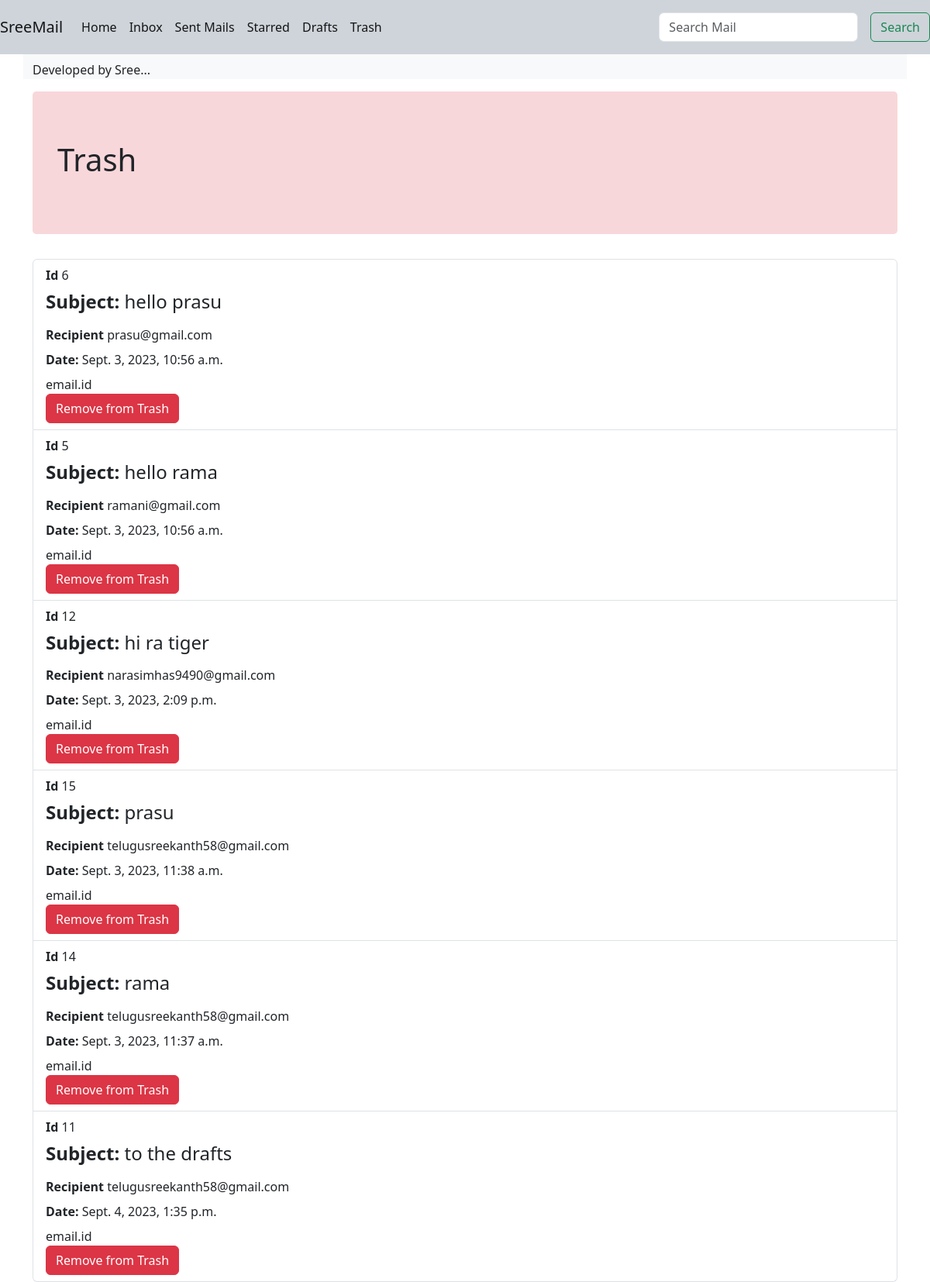
The page /trash/ on the database as committed earlier.
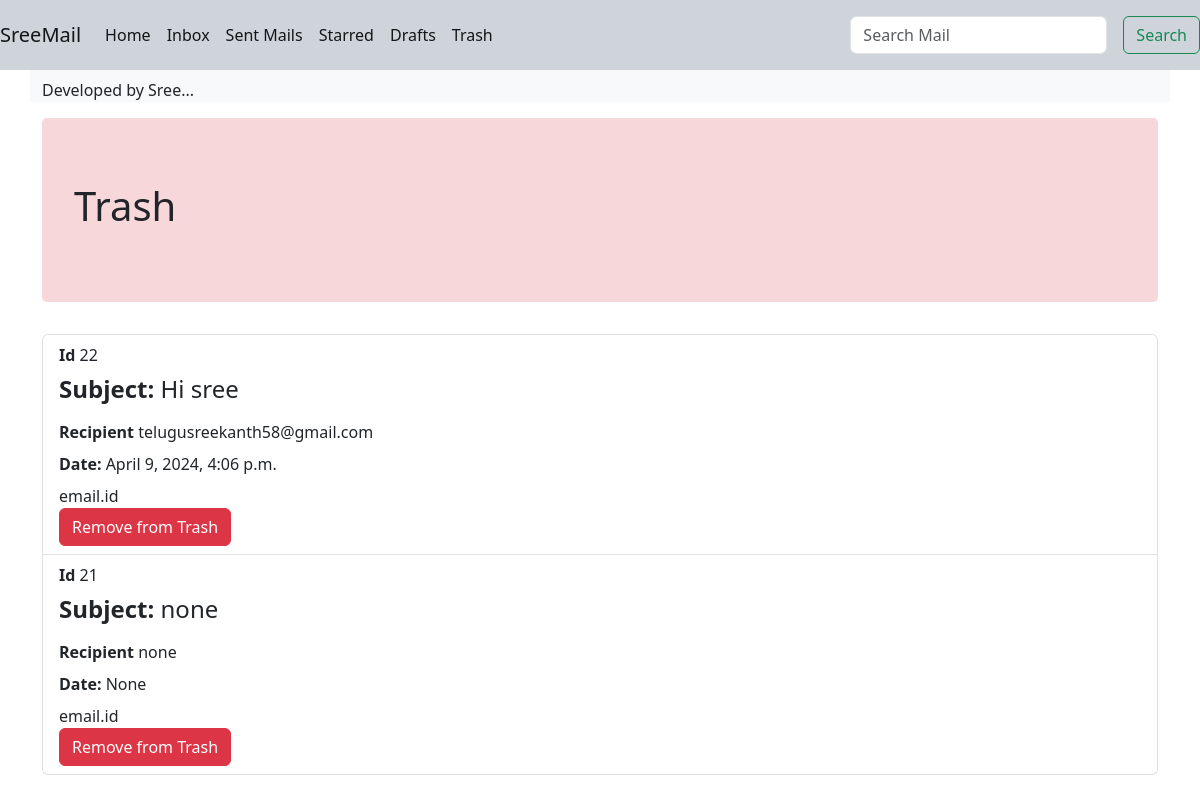
The same page on the database as committed later.
### trash/models.py (models this page shows, shortened)
class Trash(models.Model):
    subject = models.CharField(max_length=255)
    recipient = models.EmailField()
    sent_date = models.DateTimeField(null=True)

### mail/views.py (the view)
# urls.py: path('trash/',views.view_trash,name="trash"),
def view_trash(request):
    trash_emails = Trash.objects.all().order_by('subject')
    data={}
    try:
        if request.method=='GET':
            st=request.GET.get('name')
        if st!=None:
            trash_emails=Trash.objects.filter(subject__icontains=st)
        if trash_emails==None:
            trash_emails=True
        data={
            "trash_emails":trash_emails,
        }
        return render(request, 'trash.html',data)
    except:
        pass

### templates/trash.html (shortened to what this page needs)
<!DOCTYPE html>
<html lang="en">
<head>
    <link href="https://cdn.jsdelivr.net/npm/bootstrap@5.5.0/dist/css/bootstrap.min.css" rel="stylesheet">
    <link href="https://cdn.jsdelivr.net/npm/bootstrap@5.5.0/dist/css/bootstrap-theme.min.css" rel="stylesheet">
    <link rel="stylesheet" href="https://stackpath.bootstrapcdn.com/bootstrap/4.5.2/css/bootstrap.min.css">
    <link href="https://cdn.jsdelivr.net/npm/bootstrap@5.3.1/dist/css/bootstrap.min.css" rel="stylesheet"
>
    <link rel="stylesheet" href="https://cdn.jsdelivr.net/npm/bootstrap@5.5.0/dist/css/bootstrap.min.css">
    <link href="https://cdn.jsdelivr.net/npm/bootstrap@5.5.0/dist/css/bootstrap.min.css" rel="stylesheet">
</head>
<body>
    <nav class="navbar navbar-expand-md navbar-light bg-dark-subtle">
        <a class="navbar-brand" href="{% url 'home' %}">SreeMail</a>
        <div class="collapse navbar-collapse" id="navbarSupportedContent">
          <ul class="navbar-nav mr-auto">
            <li class="nav-item active">
              <a class="nav-link" href="{% url 'home' %}">Home <span class="sr-only">(current)</span></a>
            </li>
            <li class="nav-item active">
              <a class="nav-link" href="{% url 'inbox' %}">Inbox</a>
            </li>
            <li class="nav-item active">
                <a class="nav-link" href="{% url 'sentmails' %}">Sent Mails</a>
              </li>
              <li class="nav-item active">
                <a class="nav-link" href="{% url 'stared' %}">Starred</a>
              </li>
              <li class="nav-item active">
                <a class="nav-link" href="{% url 'drafts' %}">Drafts</a>
              </li>
              <li class="nav-item active">
                <a class="nav-link" href="{% url 'trash' %}">Trash</a>
              </li>
          </ul>
          <form class="form-inline my-2 my-lg-0" method="get">
            <input class="form-control mr-sm-3" type="search" name="name" placeholder="Search Mail" aria-label="Search">
            <button class="btn btn-outline-success my-2 my-sm-2" type="submit">Search</button>
          </form>
        </div>
      </nav>
    <marquee onmouseover="stop()" onmouseout="start()">
        <div class="container-lg pt-2 badge-light m-auto">Developed by Sree...</div>
    </marquee>
    <div  class="container mt-3">
        <div class="jumbotron bg-danger-subtle">
            <h1 class="display-7">Trash</h1>
        </div>
        <ul class="list-group">
            {% for email in trash_emails %}
            <li class="list-group-item">
                <p class="mb-2"><strong>Id </strong> {{ email.id }}</p>
                <h4 class="mb-3"><strong>Subject:</strong> {{ email.subject }}</h4>
                <p class="mb-2"><strong>Recipient</strong> {{ email.recipient }}</p>
                <p class="mb-2"><strong>Date:</strong> {{ email.sent_date }}</p>
                {{"email.id"}}
                <form method="post" action="{% url 'delete_record_trash' record_id=email.id %}">
                    <button type="submit" class="btn btn-danger">Remove from Trash</button>
                </form>
            </li>
            {% empty %}
            <li class="list-group-item">
                <p class="text-muted">No emails found in the Trash.</p>
            </li>
            {% endfor %}
        </ul>
    </div>
</body>
</html>

Rows that differ between the two databases and show on the page:
removed Trash: id "6", subject "hello prasu", recipient "prasu@gmail.com", sent_date "Sept. 3, 2023, 10:56 a.m.", id "email.id"
removed Trash: id "5", subject "hello rama", recipient "ramani@gmail.com", sent_date "Sept. 3, 2023, 10:56 a.m.", id "email.id"
removed Trash: id "12", subject "hi ra tiger", recipient "narasimhas9490@gmail.com", sent_date "Sept. 3, 2023, 2:09 p.m.", id "email.id"
removed Trash: id "15", subject "prasu", recipient "telugusreekanth58@gmail.com", sent_date "Sept. 3, 2023, 11:38 a.m.", id "email.id"
removed Trash: id "14", subject "rama", recipient "telugusreekanth58@gmail.com", sent_date "Sept. 3, 2023, 11:37 a.m.", id "email.id"
removed Trash: id "11", subject "to the drafts", recipient "telugusreekanth58@gmail.com", sent_date "Sept. 4, 2023, 1:35 p.m.", id "email.id"
added Trash: id "22", subject "Hi sree", recipient "telugusreekanth58@gmail.com", sent_date "April 9, 2024, 4:06 p.m.", id "email.id"
added Trash: id "21", subject "none", recipient "none", sent_date "None", id "email.id"
